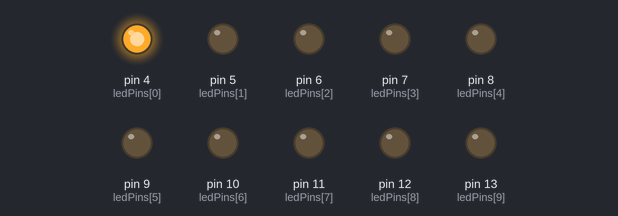
This sketch was run on a simulated Arduino Uno, built with avr-gcc and run on an emulated ATmega328P. Parts: output pins drawn as LEDs (lit = HIGH).

Above: at 0.05 s.
At 0.35 s:
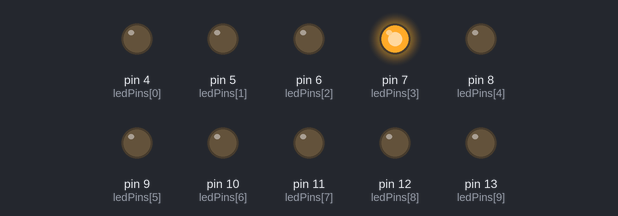
At 0.75 s:
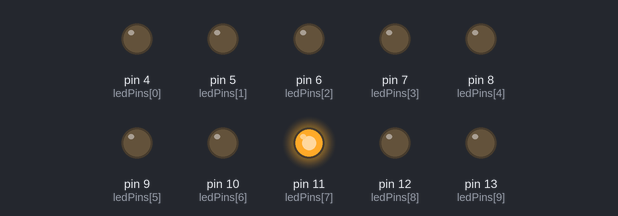
At 1.45 s:
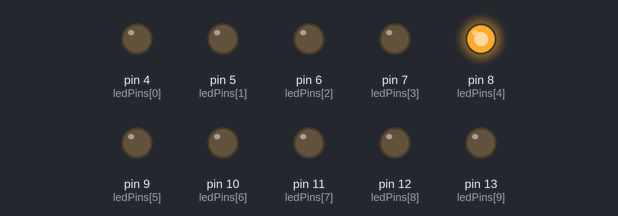
At 2.15 s:
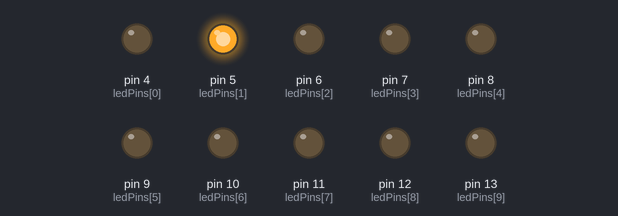
At 2.85 s:
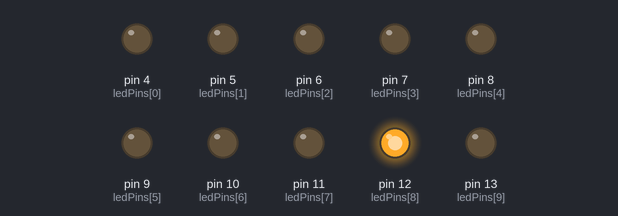
Timing chart, 0 to 3.1 s (numbered marks = the images above):
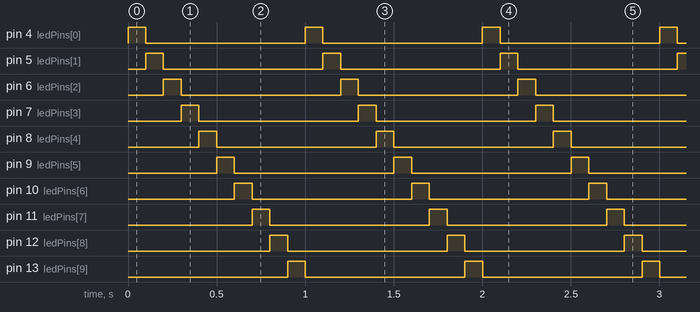

Measured:
- by itself, pin 4 (ledPins[0]), pin 5 (ledPins[1]), pin 6 (ledPins[2]), pin 7 (ledPins[3]), pin 8 (ledPins[4]), pin 9 (ledPins[5]), pin 10 (ledPins[6]), pin 11 (ledPins[7]), pin 12 (ledPins[8]), pin 13 (ledPins[9]): alternates HIGH for 0.10 s and LOW for 0.90 s
- by itself, everything shown: repeats every 1.0 s, in 10 steps

The sketch:

Sketch_3.1.1.ino
```cpp
const int ledCount = 10; // the number of LEDs in the bar graph

// an array of pin numbers to which LEDs are attached
int ledPins[] = {4,5,6,7,8,9,10,11,12,13};

void setup() {
  // loop over the pin array and set them all to output:
  for (int i = 0; i < ledCount; i++) {
    pinMode(ledPins[i], OUTPUT);
  }
}

void loop() {
  // the ith LED of the LED bar graph which light up in turn
  for (int i = 0; i <ledCount; i++) {
    barGraphDisplay(i);
  }
}

void barGraphDisplay(int ledOn) {
  // make the "ledOn"th LED of the bar graph LED on and the others off
  for (int i = 0; i < ledCount; i++) {
    if (i == ledOn)
      digitalWrite(ledPins[i], HIGH);
    else
      digitalWrite(ledPins[i], LOW);
  }
  delay(100);
}
```
